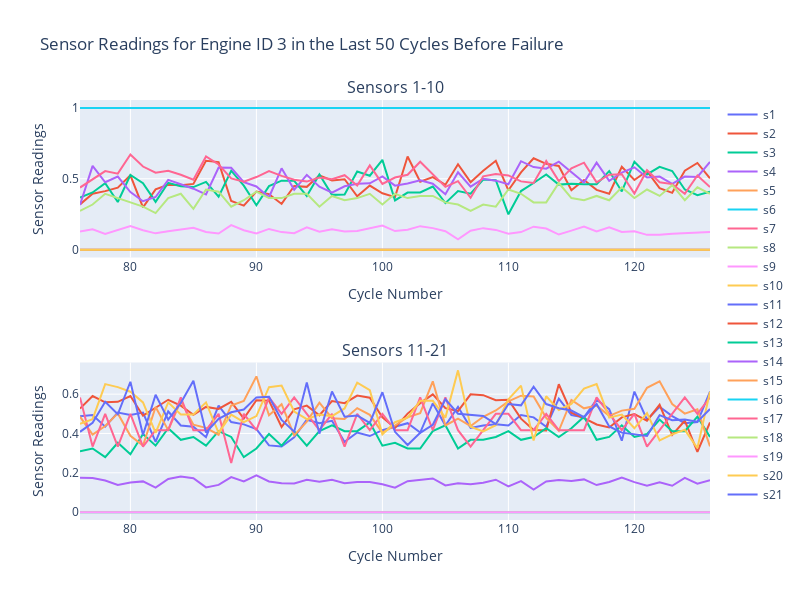

This figure's notebook cell:
### Code cell
import plotly.graph_objects as go
from plotly.subplots import make_subplots

# Assuming engine_id3_50cycleWindow1 and engine_id3_50cycleWindow2 are already defined

# Create subplots
fig = make_subplots(rows=2, cols=1, subplot_titles=('Sensors 1-10', 'Sensors 11-21'))

# Plot for sensors 1-10
for col in cols1:
    fig.add_trace(
        go.Scatter(x=engine_id3_50cycleWindow['cycle'], y=engine_id3_50cycleWindow1[col], mode='lines', name=col),
        row=1, col=1
    )

# Plot for sensors 11-21
for col in cols2:
    fig.add_trace(
        go.Scatter(x=engine_id3_50cycleWindow['cycle'], y=engine_id3_50cycleWindow2[col], mode='lines', name=col),
        row=2, col=1
    )

# Update xaxis properties
fig.update_xaxes(title_text="Cycle Number", row=1, col=1)
fig.update_xaxes(title_text="Cycle Number", row=2, col=1)

# Update yaxis properties
fig.update_yaxes(title_text="Sensor Readings", row=1, col=1)
fig.update_yaxes(title_text="Sensor Readings", row=2, col=1)

# Update title and layout
fig.update_layout(height=600, width=800, title_text="Sensor Readings for Engine ID 3 in the Last 50 Cycles Before Failure")

# Show figure
fig.show()
